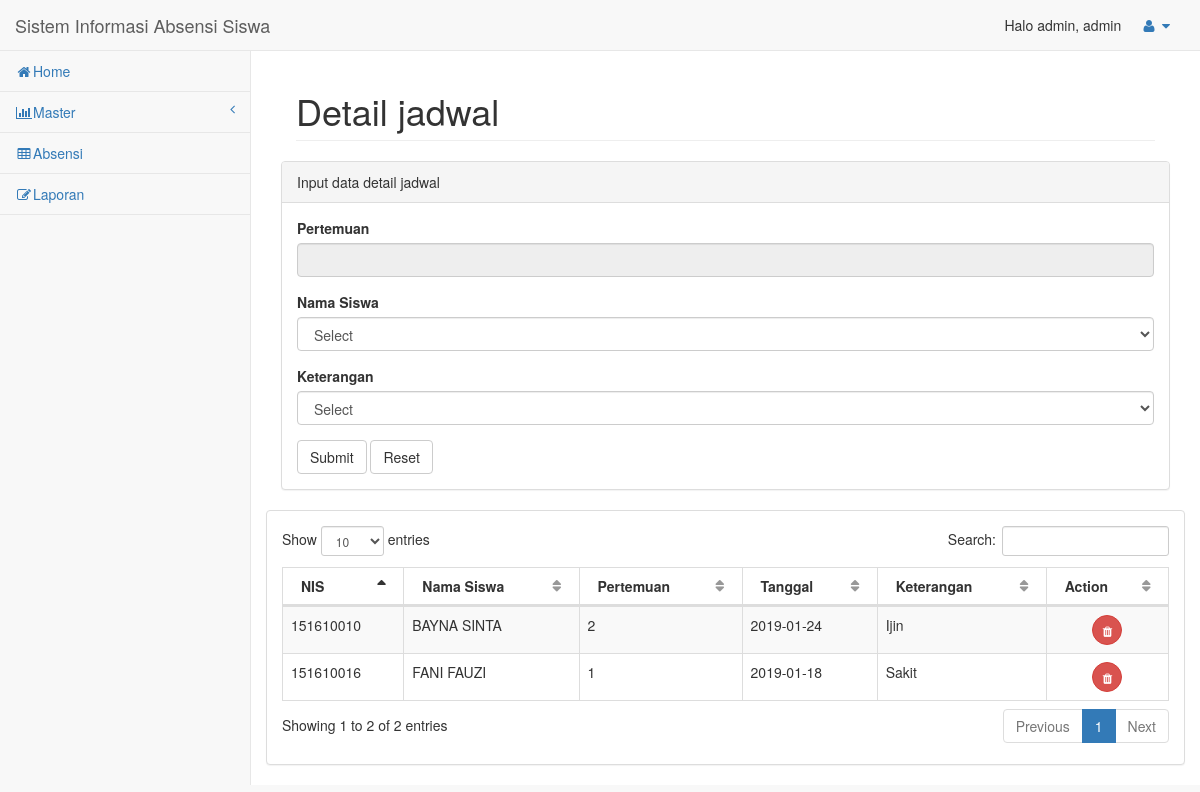
Page /admin/keterangan.php (signed in) on the committed database.
### tables this page shows
CREATE TABLE `tbl_keterangan` (
  `id_keterangan` int(3) NOT NULL,
  `tanggal` date DEFAULT NULL,
  `id_kelas` int(4) DEFAULT NULL,
  `pertemuan` int(2) DEFAULT NULL,
  `nis` int(11) DEFAULT NULL,
  `keterangan` varchar(10) DEFAULT NULL
);

CREATE TABLE `tbl_siswa` (
  `nis` int(11) NOT NULL,
  `nama` varchar(30) NOT NULL,
  `alamat` text NOT NULL,
  `tempat_lhr` varchar(30) NOT NULL,
  `tgl_lhr` date NOT NULL,
  `jk` enum('Pria','Wanita') NOT NULL,
  `telp` varchar(20) NOT NULL
);

### admin/keterangan.php (the view, shortened to what this page needs)
<!DOCTYPE html>
<html lang="en">
<head>
    <link href="assets/vendor/bootstrap/css/bootstrap.min.css" rel="stylesheet">
    <link href="assets/vendor/metisMenu/metisMenu.min.css" rel="stylesheet">
    <link href="assets/vendor/datatables-plugins/dataTables.bootstrap.css" rel="stylesheet">
    <link href="assets/vendor/datatables-responsive/dataTables.responsive.css" rel="stylesheet">
    <link href="assets/dist/css/sb-admin-2.css" rel="stylesheet">
    <link href="assets/vendor/font-awesome/css/font-awesome.min.css" rel="stylesheet" type="text/css">
</head>
<body>
<?php
    include "include/headerup.php";
    include "include/header.php";
    $param=$_GET['id_kelas'];
    $param2=$_GET['pertemuan'];
?>
        <div id="page-wrapper">
            <div class="container-fluid">
                <div class="row">
                    <div class="col-lg-12">
                        <h1 class="page-header">Detail jadwal</h1>
                    </div>
            <div class="row">
                <div class="col-lg-12">
                    <div class="panel panel-default">
                        <div class="panel-heading">
                            Input data detail jadwal
                        </div>
                        <div class="panel-body">
                            <div class="row">
                                <div class="col-lg-12">
                                    <form method="post">
                    <div class="form-group">
                        <label class="form-label">Pertemuan</label>
                        <input type="text" name="pertemuan" id="pertemuan" readonly="readonly" value="<?php echo $param2 ;?>"  maxlength="2" required="required" class="form-control"/>
                    </div>
                    <div class="form-group">
                        <label class="form-label">Nama Siswa</label>
                        <select class="form-control" name="namasiswa" id="namasiswa">
                                    <option value ="">Select</option>
                                    </select>
                    </div>
                    <div class="form-group">
                        <label class="form-label">Keterangan</label>
                        <select class="form-control" name="keterangan" id="keterangan" required="">
                                    <option value ="">Select</option>
                                    </select>
                    </div>
                                        <button type="submit" name="submit" value="submit" class="btn btn-default">Submit</button>
                                        <button type="reset" class="btn btn-default">Reset</button>
                                    </form>
                                </div>
                            </div>
                        </div>
                    </div>
                </div>
            <div class="row">
                <div class="col-lg-12">
                    <div class="panel panel-default">
                        <div class="panel-body">
                            <table width="100%" class="table table-striped table-bordered table-hover" id="dataTables-example">
                                        <thead>
                                            <tr>
                                                <th>NIS</th>
                                                <th>Nama Siswa</th>
                                                <th>Pertemuan</th>
                                                <th>Tanggal</th>
                                                <th>Keterangan</th>
                                                <th>Action</th>
                                            </tr>
                                        </thead>
                                        <tbody>
                                        <?php
                                            $conn = new mysqli("localhost", "root", "", "absensi2");
                                            $res = $conn->query("SELECT *
                                                                FROM
                                                                tbl_keterangan inner join tbl_siswa on tbl_keterangan.nis=tbl_siswa.nis
                                                                where tbl_keterangan.id_kelas='$param'");
                                            while($row = $res->fetch_assoc()){
                                                echo '
                                                <tr>
                                                    <td>'.$row['nis'].'</td>
                                                    <td>'.$row['nama'].'</td>
                                                    <td>'.$row['pertemuan'].'</td>
                                                    <td>'.$row['tanggal'].'</td>
                                                    <td>'.$row['keterangan'].'</td>
                                                    <td align="center">
                                                    <a class="btn btn-danger btn-circle" href="delete_keterangan.php?id_keterangan='.$row['id_keterangan'].'&&id_kelas='.$param.'&&pertemuan='.$param2.'" onclick="return warn()" title="Hapus"><i class="fa fa-trash "></i></a></button>
                                                    </td>
                                                </tr>
                                                ';
                                            }
                                            ?>
                                        </tbody>
                                    </table>
                        </div>
                    </div>
                </div>
            </div>
        </div>
    </div>
</div>
</body>
</html>

### rows in the picture
tbl_keterangan: tbl_siswa.nis "151610010", tbl_siswa.nama "BAYNA SINTA", pertemuan "2", tanggal "2019-01-24", keterangan "Ijin"
tbl_keterangan: tbl_siswa.nis "151610016", tbl_siswa.nama "FANI FAUZI", pertemuan "1", tanggal "2019-01-18", keterangan "Sakit"

### other values in the picture
$nama_active "admin"
$level "admin"
